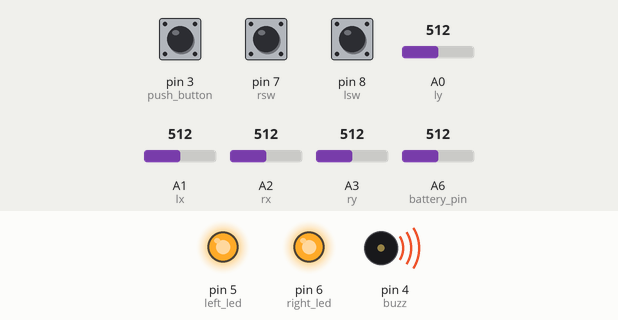
A sketch run on a simulated Arduino Nano, built with avr-gcc and run on an emulated ATmega328P. Shown: output pins drawn as LEDs (lit = HIGH), buzzer (waves = sounding). The inputs (shaded band) are chosen by the test bench; at power-on: A6 (battery_pin) = 512, pin 3 (push_button) HIGH, pin 7 (rsw) HIGH, pin 8 (lsw) HIGH, A0 (ly) = 512, A1 (lx) = 512, A2 (rx) = 512, A3 (ry) = 512. No radio packets arrive unless stated; what the sketch prints to the serial monitor is not drawn.

Above: at 3.2 s.
3.3 s: A6 (battery_pin) set to 604
4.8 s: A6 (battery_pin) set to 621
At 6.0 s:
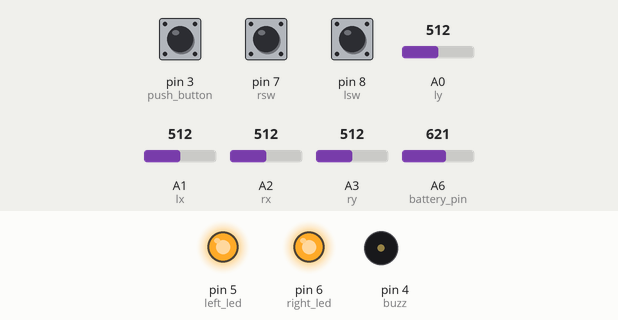
6.3 s: A6 (battery_pin) set to 306
At 6.6 s:
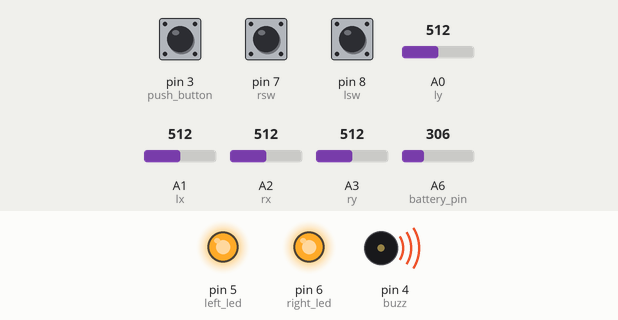
Timing chart, 0 to 9.3 s (numbered marks = the images above; inputs shaded):
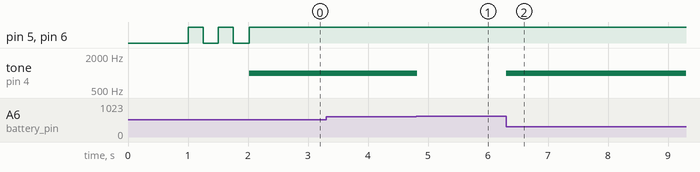

Measured:
- the behaviour switches between 611 and 612 on A6 (battery_pin) (found by bisection; images 0 and 1)
- after the input at 3.3 s, every drawn part: stays the same
- after the input at 4.8 s, tone on pin 4 (buzz): 1000 Hz → silent at once
- after the input at 6.3 s, tone on pin 4 (buzz): silent → 1000 Hz at once
- by itself, pin 5 (left_led), pin 6 (right_led): alternates HIGH for 0.25 s and LOW for 0.26 s, 4 changes in all, then stays HIGH

The sketch:

Joystick_Transmitter.ino
```cpp
#include <SPI.h>
#include <RF24.h>
#include <printf.h>

const int CE = 9;
const int CSN = 10;

const int buzz = 4;
const int battery_pin = A6;

const int left_led = 5;
const int right_led = 6;

float reference_voltage = 5.02;

const int lsw = 8;
const int rsw = 7;
const int lx = A1;
const int ly  =A0;
const int rx = A2;
const int ry = A3;
const int push_button = 3;

int count = 0;

RF24 radio(CE,CSN);

const byte address[6] = "00001";

struct dataPacket{
  int vlx;
  int vly;
  int vrx;
  int vry;

  bool left_sw;
  bool right_sw;
  bool vpush_button;
};

void setup(){
  Serial.begin(115200);
  printf_begin();

  delay(1000);

  pinMode(left_led,OUTPUT);
  pinMode(right_led,OUTPUT);
  pinMode(lsw,INPUT_PULLUP);
  pinMode(rsw,INPUT_PULLUP);
  pinMode(push_button,INPUT_PULLUP);
  pinMode(buzz,OUTPUT);

  if(!radio.begin()){
    Serial.println("Nrf not found. Check SPI wiring or module is dead");
    while(1);
  }else{
    Serial.println("Nrf is alive");
  }
  Serial.println("-------Details of module----------");
  radio.printDetails();


  radio.setPALevel(RF24_PA_MIN);
  radio.setDataRate(RF24_1MBPS);
  radio.openWritingPipe(address);
  radio.stopListening(); //configure it as transmitter

  blink();
  blink();

}
void loop(){
  float total = 0;
  for(int i = 0 ;i < 15 ; i++){
    total += analogRead(battery_pin);
    delay(1);
  }

  float analog_value = total/15.0;
  float single_cell = analog_value * (reference_voltage / 1023.0);
  float double_cell = single_cell * 2;

  if(double_cell < 6.6 && double_cell > 0.50){
    digitalWrite(left_led,HIGH);
    digitalWrite(right_led,HIGH);
  }else{
    digitalWrite(left_led,LOW);
    digitalWrite(right_led,LOW);
  }

  if(double_cell < 6.0 && double_cell > 0.50){
    tone(buzz,1000);
  }else{
    noTone(buzz);
  }

  // Serial.print("Analog value : ");
  // Serial.print(analog_value);
  // Serial.print(" | Battery voltage :");
  // Serial.println(double_cell);

  dataPacket sendingdata; //Creates an instance of structure

  sendingdata.vlx = analogRead(lx);
  sendingdata.vly = analogRead(ly);
  sendingdata.vrx = analogRead(rx);
  sendingdata.vry = analogRead(ry);

  sendingdata.left_sw = digitalRead(lsw);
  sendingdata.right_sw = digitalRead(rsw);
  sendingdata.vpush_button = digitalRead(push_button);

  radio.write(&sendingdata,sizeof(sendingdata));
  delay(20);

}

void blink(){
  digitalWrite(left_led,HIGH);
  digitalWrite(right_led,HIGH);
  delay(250);
  digitalWrite(left_led,LOW);
  digitalWrite(right_led,LOW);
  delay(250);
}
```
